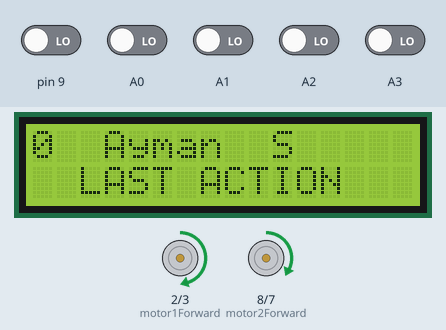
The sketch below on a simulated Arduino Uno, built with avr-gcc and run on an emulated ATmega328P. Parts: 16×2 character LCD, motor-driver pin pairs drawn as motors (green arrow = first pin HIGH = forward, orange = second pin HIGH = backward, longer = more drive, scaled by the enable pin). The test bench sets the inputs (shaded band); at power-on: A0–3, pin 9 LOW.

Above: at 1.3 s.
1.4 s: pin 9 driven HIGH
At 2.4 s:
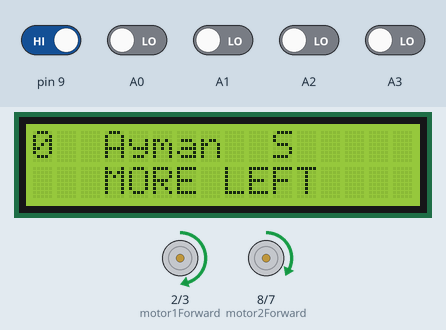
2.9 s: pin 9 driven LOW
At 3.3 s:
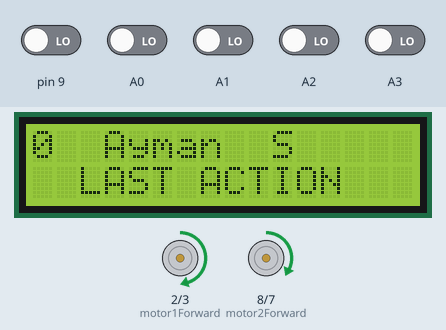
4.4 s: A0 driven HIGH
At 4.9 s:
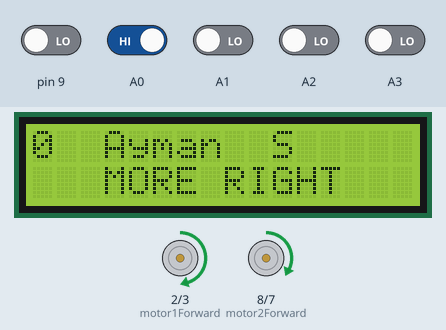
5.9 s: A0 driven LOW
At 7.1 s:
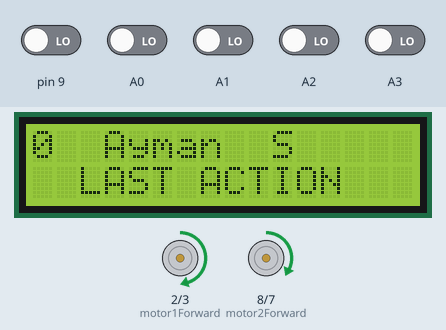
7.4 s: A1 driven HIGH
At 8.6 s:
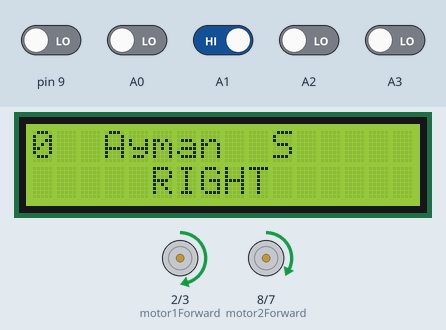
8.9 s: A2 driven HIGH and A3 driven HIGH
At 9.07 s:
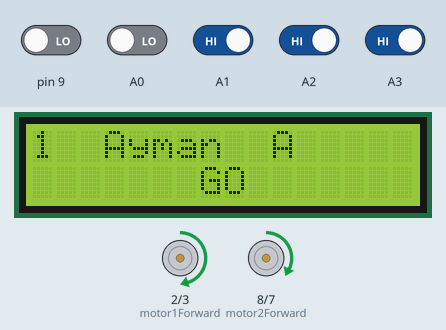
Timing chart, 0 to 11.7 s (numbered marks = the images above; inputs shaded):
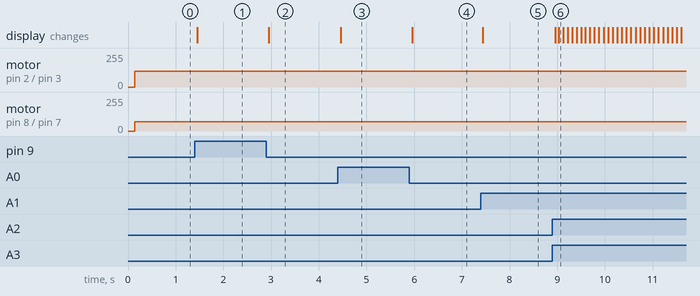

The sketch:

Final_code.ino
```cpp
/**
@ Ahmed Adel Wafdy
@ Line follower 5 channel sensor
@ Ayman the robot
*/
#include <Wire.h>
#include <LiquidCrystal_I2C.h>
LiquidCrystal_I2C lcd(0x27,16,2);
float pTerm, iTerm, dTerm;
int error;
int previousError;
float kp = 11; //11
float ki = 0;
float kd = 11; //11
float output;
int integral, derivative;
int irSensors[] = {A0, A1, A2, A3, 9}; //IR sensor pins
int irReadings[5];
int motor1Forward = 2;
int motor1Backward = 3;
/**
@ahmed adel wafdy
@line follower 5 channel sensor
*/
int motor1pwmPin = 5;
int motor2Forward = 8;
int motor2Backward = 7;
int motor2pwmPin = 6;
int motor1newSpeed;
int motor2newSpeed;
int motor2Speed = 70; //Default 70
int motor1Speed = 120; //Default 120
int counter=0;
int irSensor = B00000;
void setup() {
  //Declare all IR sensors as inputs
  for (int pin = 0; pin < 5; pin++) {
    int pinNum = irSensors[pin];
    pinMode(pinNum, INPUT);
  }
  pinMode(motor1Forward, OUTPUT);
  pinMode(motor1Backward, OUTPUT);
  pinMode(motor1pwmPin, OUTPUT);
  pinMode(motor2Forward, OUTPUT);
  pinMode(motor2Backward, OUTPUT);
  pinMode(motor2pwmPin, OUTPUT);
  lcd.init();
 lcd.init();
 lcd.backlight();


 lcd.setCursor(3,0);
 lcd.print("Ayman     ");
}

void loop() {
  //Put all of our functions here
  readIRSensors();
  calculateError();
  pidCalculations();
  changeMotorSpeed();
  if(counter==0){
  lcd.setCursor(3,0);
 lcd.print("Ayman  S     ");
   }
   else if(counter==1||counter==2||counter==3){
   lcd.setCursor(3,0);
 lcd.print("Ayman  A     ");
   }
  else if(counter==4||counter==5||counter==6){
   lcd.setCursor(3,0);
 lcd.print("Ayman  B     ");
   }
   else if(counter==8||counter==9||counter==10){
   lcd.setCursor(3,0);
 lcd.print("Ayman  C     ");
   }
   else if(counter>=11){
    lcd.setCursor(3,0);
 lcd.print("Ayman  D     ");
   }

   lcd.setCursor(0,0);
 lcd.print(counter);


  LcdLogic(irSensor);
}

void readIRSensors() {
  //Read the IR sensors and put the readings in irReadings array
  int ret = B00000;
  for (int pin = 0; pin < 5; pin++) {
    int pinNum = irSensors[pin];
    irReadings[pin] = digitalRead(pinNum);
  }
   for (int i = 0; i < 5; i++) {
    if (irReadings[i] == HIGH) ret += (0x1 << i);
  }
  irSensor=ret;
}

void calculateError() {
  //Determine an error based on the readings
  if ((irReadings[0] == 1) && (irReadings[1] == 1) && (irReadings[2] == 1) && (irReadings[3] == 1) && (irReadings[4] == 0)) {
    error = 4;
  } else if ((irReadings[0] == 1) && (irReadings[1] == 1) && (irReadings[2] == 1) && (irReadings[3] == 0) && (irReadings[4] == 0)) {
    error = 3;
  } else if ((irReadings[0] == 1) && (irReadings[1] == 1) && (irReadings[2] == 1) && (irReadings[3] == 0) && (irReadings[4] == 1)) {
    error = 2;
  } else if ((irReadings[0] == 1) && (irReadings[1] == 1) && (irReadings[2] == 0) && (irReadings[3] == 0) && (irReadings[4] == 1)) {
    error = 1;
  } else if ((irReadings[0] == 1) && (irReadings[1] == 1) && (irReadings[2] == 0) && (irReadings[3] == 1) && (irReadings[4] == 1)) {
    error = 0;
  } else if ((irReadings[0] == 1) && (irReadings[1] == 0) && (irReadings[2] == 0) && (irReadings[3] == 1) && (irReadings[4] == 1)) {
    error = -1;
  } else if ((irReadings[0] == 1) && (irReadings[1] == 0) && (irReadings[2] == 1) && (irReadings[3] == 1) && (irReadings[4] == 1)) {
    error = -2;
  } else if ((irReadings[0] == 0) && (irReadings[1] == 0) && (irReadings[2] == 1) && (irReadings[3] == 1) && (irReadings[4] == 1)) {
    error = -3;
  } else if ((irReadings[0] == 0) && (irReadings[1] == 1) && (irReadings[2] == 1) && (irReadings[3] == 1) && (irReadings[4] == 1)) {
    error = -4;
  } else if ((irReadings[0] == 1) && (irReadings[1] == 1) && (irReadings[2] == 1) && (irReadings[3] == 1) && (irReadings[4] == 1)) {
    error = 0;
  } else if ((irReadings[0] == 0) && (irReadings[1] == 0) && (irReadings[2] == 0) && (irReadings[3] == 0) && (irReadings[4] == 0)) {
  digitalWrite(motor2Forward, LOW);
  digitalWrite(motor2Backward, LOW);
  digitalWrite(motor1Forward, LOW);
  digitalWrite(motor1Backward, LOW);
  }
}

void pidCalculations() {
  pTerm = kp * error;
  integral += error;
  iTerm = ki * integral;
  derivative = error - previousError;
  dTerm = kd * derivative;
  output = pTerm + iTerm + dTerm;
  previousError = error;
}

void changeMotorSpeed() {
  //Change motor speed of both motors accordingly
  motor2newSpeed = motor2Speed + output;
  motor1newSpeed = motor1Speed - output;
  //Constrain the new speed of motors to be between the range 0-255
  constrain(motor2newSpeed, 0, 255);
  constrain(motor1newSpeed, 0, 255);
  //Set new speed, and run motors in forward direction
  analogWrite(motor2pwmPin, motor2newSpeed);
  analogWrite(motor1pwmPin, motor1newSpeed);
  digitalWrite(motor2Forward, HIGH);
  digitalWrite(motor2Backward, LOW);
  digitalWrite(motor1Forward, HIGH);
  digitalWrite(motor1Backward, LOW);
}


void LcdLogic(int X) {
  switch (X) {
    case B00000:
     lcd.setCursor(1,1);
     lcd.print(" LAST ACTION      ");
      break;
    case B11111:
    case B01110:
  //case B01111:
  //case B11110:
     lcd.setCursor(1,1);
     lcd.print("      GO           ");
    counter++;
    delay(62);
      break;
    case B00010:
    case B00110:
      lcd.setCursor(1,1);
      lcd.print("    RIGHT          ");
      break;
    case B00001:
    case B00011:
    //case B00111:
      lcd.setCursor(1,1);
      lcd.print("  MORE RIGHT          ");
      break;
    case B00100:
      lcd.setCursor(1,1);
      lcd.print("      GO            ");
      break;
    case B01000:
    case B01100:
      lcd.setCursor(1,1);
      lcd.print("    LEFT          ");
      break;
    case B10000:
    case B11000:
    //case B11100:
      lcd.setCursor(1,1);
      lcd.print("  MORE LEFT          ");
      break;
    default:

      break;
  }
}
```

Measured:
- after the input at 1.4 s, the display: changes after 0.06 s (image 1)
- after the input at 2.9 s, the display: changes after 0.05 s (image 2)
- after the input at 4.4 s, the display: changes after 0.06 s (image 3)
- after the input at 5.9 s, the display: changes after 0.06 s (image 4)
- after the input at 7.4 s, the display: changes at once (image 5)
- after the input at 8.9 s, the display: first changes after 0.06 s (image 6 shows a later state)
